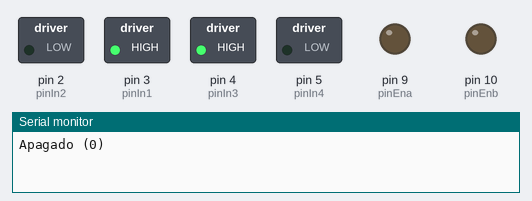
The sketch below on a simulated Arduino Uno, built with avr-gcc and run on an emulated ATmega328P. On the bench: switched loads named in the sketch (green lamp = pin HIGH), output pins drawn as LEDs (lit = HIGH), the last lines printed to the serial monitor.

Above: at 0.05 s.
At 4.4 s:
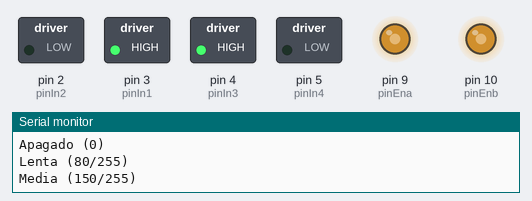
At 8.75 s:
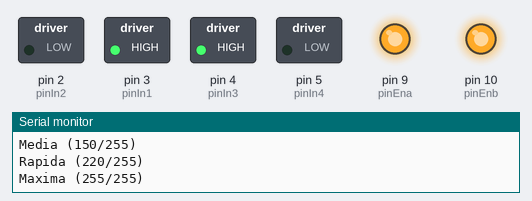
At 17.5 s:
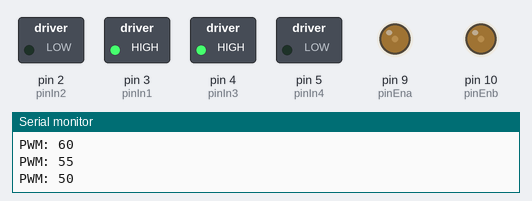
Timing chart, 0 to 21.1 s (numbered marks = the images above):
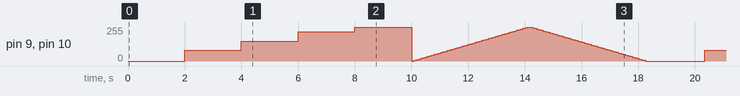

The sketch:

velocidadPWM.ino
```cpp
// =====================================================
// velocidadPWM — Control de Velocidad con L293D
// Arduino UNO + L293D + 2 motores DC
// =====================================================
// Hardware:
//   motorIzq: pinEna=9(PWM), pinIn1=3, pinIn2=2
//   motorDer: pinEnb=10(PWM), pinIn3=4, pinIn4=5
//
// IMPORTANTE: ENA y ENB van a pines PWM (9 y 10).
//   NO conectar a 5V fijo — deben ir al Arduino.
//
// analogWrite(pin, valor):
//   valor = 0   → motor apagado (0 V promedio)
//   valor = 128 → 50% de velocidad (~2.5 V promedio)
//   valor = 255 → velocidad máxima (5 V promedio)
//
// Este sketch recorre 4 velocidades predefinidas
// para que puedas ver y medir la diferencia.
// =====================================================

const int pinEna = 9;   // PWM — enable motor izquierdo
const int pinIn1 = 3;
const int pinIn2 = 2;
const int pinEnb = 10;  // PWM — enable motor derecho
const int pinIn3 = 4;
const int pinIn4 = 5;

// Velocidades predefinidas (0-255)
const int velApagado = 0;
const int velLenta   = 80;   // ~31% — arranca justo
const int velMedia   = 150;  // ~59%
const int velRapida  = 220;  // ~86%
const int velMaxima  = 255;  // 100%

// ── Dirección: ambos motores adelante ────────────

void adelante() {
  digitalWrite(pinIn1, HIGH); digitalWrite(pinIn2, LOW);
  digitalWrite(pinIn3, HIGH); digitalWrite(pinIn4, LOW);
}

// ── Velocidad: escribe en los pines Enable ────────

void setVelocidad(int velIzq, int velDer) {
  analogWrite(pinEna, velIzq);
  analogWrite(pinEnb, velDer);
}

// ─────────────────────────────────────────────────

void setup() {
  pinMode(pinEna, OUTPUT); pinMode(pinEnb, OUTPUT);
  pinMode(pinIn1, OUTPUT); pinMode(pinIn2, OUTPUT);
  pinMode(pinIn3, OUTPUT); pinMode(pinIn4, OUTPUT);
  Serial.begin(9600);
  adelante();  // fijar dirección — solo cambiaremos velocidad
}

void loop() {
  // ── APAGADO ──────────────────────────────────
  Serial.println("Apagado (0)");
  setVelocidad(velApagado, velApagado);
  delay(2000);

  // ── VELOCIDAD LENTA ──────────────────────────
  Serial.print("Lenta ("); Serial.print(velLenta);
  Serial.println("/255)");
  setVelocidad(velLenta, velLenta);
  delay(2000);

  // ── VELOCIDAD MEDIA ──────────────────────────
  Serial.print("Media ("); Serial.print(velMedia);
  Serial.println("/255)");
  setVelocidad(velMedia, velMedia);
  delay(2000);

  // ── VELOCIDAD RAPIDA ─────────────────────────
  Serial.print("Rapida ("); Serial.print(velRapida);
  Serial.println("/255)");
  setVelocidad(velRapida, velRapida);
  delay(2000);

  // ── VELOCIDAD MAXIMA ─────────────────────────
  Serial.print("Maxima ("); Serial.print(velMaxima);
  Serial.println("/255)");
  setVelocidad(velMaxima, velMaxima);
  delay(2000);

  // ── RAMPA: sube de 0 a 255 en pasos de 5 ────
  Serial.println("Rampa subiendo...");
  for (int v = 0; v <= 255; v += 5) {
    setVelocidad(v, v);
    Serial.print("PWM: "); Serial.println(v);
    delay(80);
  }

  // ── RAMPA: baja de 255 a 0 ───────────────────
  Serial.println("Rampa bajando...");
  for (int v = 255; v >= 0; v -= 5) {
    setVelocidad(v, v);
    Serial.print("PWM: "); Serial.println(v);
    delay(80);
  }
}
```

Measured:
- by itself, pin 9 (pinEna), pin 10 (pinEnb): 0/255 → 80/255 at 2.0 s, → 150/255 2.0 s later, → 220/255 2.0 s later, → 255/255 2.0 s later, … (215 changes in this stretch)
